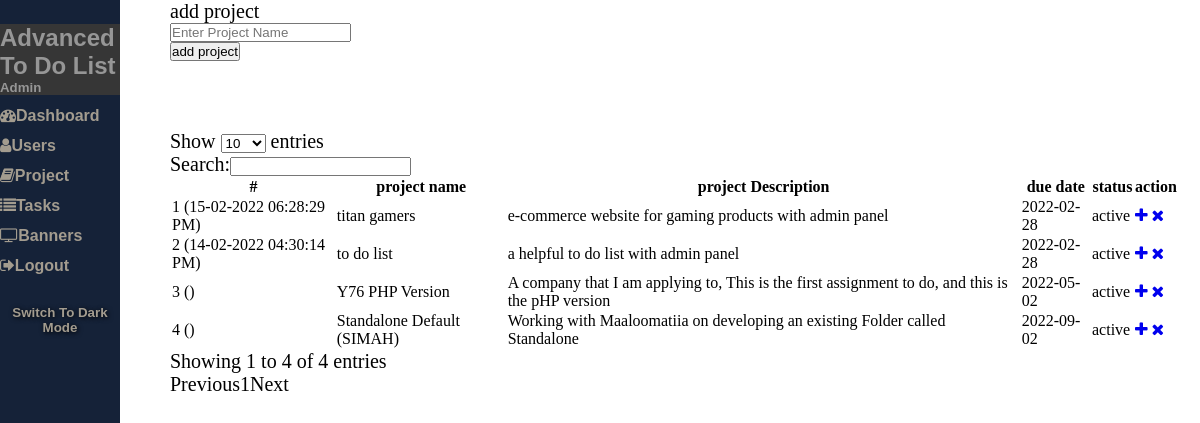
The app's page /admin/project.php, older data.
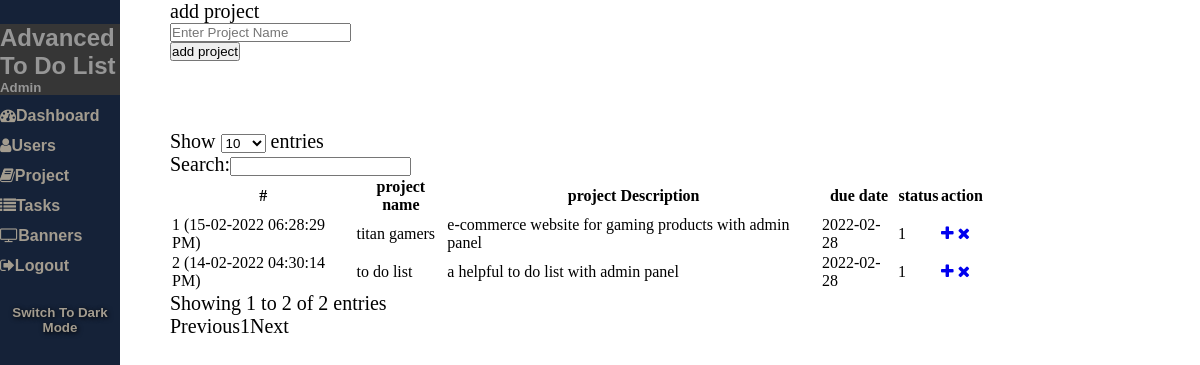
The same page, newer data.
### tables this page shows
CREATE TABLE `project` (
  `id` int(150) NOT NULL,
  `projectName` varchar(255) NOT NULL,
  `projectDescription` longtext NOT NULL,
  `date` timestamp NOT NULL DEFAULT current_timestamp(),
  `updateDate` varchar(255) NOT NULL,
  `dueDate` varchar(255) NOT NULL,
  `status` int(11) NOT NULL
);

### admin/project.php (the view, shortened to what this page needs)
<?php
include 'db/connection.php';
?>
<html>
    <head>
          <link rel="stylesheet" href="https://cdnjs.cloudflare.com/ajax/libs/font-awesome/4.7.0/css/font-awesome.min.css">
          <link rel="stylesheet" type="text/css" href="https://cdn.datatables.net/v/dt/dt-1.11.4/datatables.min.css"/>
          <link href="./css/sidenav.css" rel="stylesheet"/>
    </head>
    <body>
<?php include 'includes/sidenav.inc.php'; ?>
<div class="main">
<form class="form" method="post" enctype="multipart/form-data">
  <div class="adminform_div">
    <label class="adminform_label" for="basicinput">add project</label><br>
    <input type="text" name="addProject" placeholder="Enter Project Name" class="adminform_input" >
  </div>
  <div class="adminform_div">
    <button type="submit" name="addProjectbtn" class="adminform_btn">add project</button>
  </div>
</form>
<br><br><br>
      <table id="datable">
        <thead>
            <tr>
              <th>#</th>
              <th>project name</th>
              <th>project Description</th>
              <th>due date</th>
              <th>status</th>
              <th>action</th>
            </tr>
        </thead>
        <tbody>
          <?php
          $query= mysqli_query($con,"select * from project");
          $cnt=1;
          while($row=mysqli_fetch_array($query)){
           ?>
          <tr>
            <td><?php echo htmlentities ($cnt);?></td>
            <td><?php echo htmlentities ($row['projectName']); ?></td>
            <td><?php echo htmlentities ($row['projectDescription']);?></td>
            <td><?php echo htmlentities ($row['updateDate']); ?></td>
            <td><?php echo htmlentities ($row['dueDate']); ?></td>
            <td><?php echo htmlentities ($row['status']); ?></td>
            <td>
              <a href="editproject.php?id=<?php echo $row['id']?>" ><i class="fa fa-plus"></i></a>
              <a name="deleteProject" href="project.php?id=<?php echo $row['id']?>&del=delete" onClick="return confirm('Are you sure you want to delete?')"><i class="fa fa-times"></i></a>
            </td>
          </tr>
        <?php $cnt++; } ?>
        </tbody>
      </table>
</div>
    </body>
</html>

### admin/includes/sidenav.inc.php (shortened to what this page needs)
<link href="./css/sidenav.css" rel="stylesheet"/>
<nav class="side-nav">
  <h1>advanced to do list</h1>
  <h5>admin</h5>
  <ul class="side-links">
    <li class="side-li"><a href="index.php"><i class="fa fa-dashboard"></i>dashboard</a></li>
    <li class="side-li"><a href="users.php"><i class="fa fa-user"></i>users</a></li>
    <li class="side-li"><a href="project.php"><i class="fa fa-book"></i>project</a></li>
    <li class="side-li"><a href="tasks.php"><i class="fa fa-list"></i>tasks</a></li>
    <li class="side-li"><a href="banners.php"><i class="fa fa-tv"></i>banners</a></li>
    <li class="side-li"><a href="logout-user.php"><i class="fa fa-sign-out"></i>logout</a></li>
    <li class="side-li"><a href="#"><i class="fa fa-dark"></i></a>
      <button class="dark_mode" onclick="switchDarkMode()">switch to dark mode</button>
    </li>
  </ul>
</nav>

### admin/css/sidenav.css (style rules this page uses)
* { margin: 0; padding: 0; box-sizing: border-box; }
.side-nav { background-color: #152238; color: #969696; width: 10%; height: 100%; font-weight: bolder; font-family: sans-serif; text-transform: capitalize; padding-top: 2%; left: 0; top: 0; display: block; position: fixed; }
nav, h1, h5 { background-color: #363636; }
nav li { margin-top: 10%; }
li { list-style: none; }
.side-nav a { text-decoration: none; color: #A39C8F; }
.dark_mode { border: 0px; background-color: #152238; color: #A39C8F; text-transform: capitalize; text-shadow: 1px 1px 5px black; font-family: sans-serif; font-weight: bolder; }
.main { margin-left: 160px; font-size: 20px; padding: 0px 10px; }

Row changes from the older to the newer data that the page shows:
removed project: projectName "Y76 PHP Version", projectDescription "A company that I am applying to, This is the first assignment to do, and this is the pHP version", dueDate "2022-05-02", status "active"
removed project: projectName "Standalone Default (SIMAH)", projectDescription "Working with Maaloomatiia on developing an existing Folder called Standalone", dueDate "2022-09-02", status "active"
changed project "titan gamers": status "active" → "1"
changed project "to do list": status "active" → "1"
Text that changed along with them:
text written by a page script: "Show entries Search: Showing 1 to 4 of 4 entries Previous 1 Next" → "Show entries Search: Showing 1 to 2 of 2 entries Previous 1 Next"
